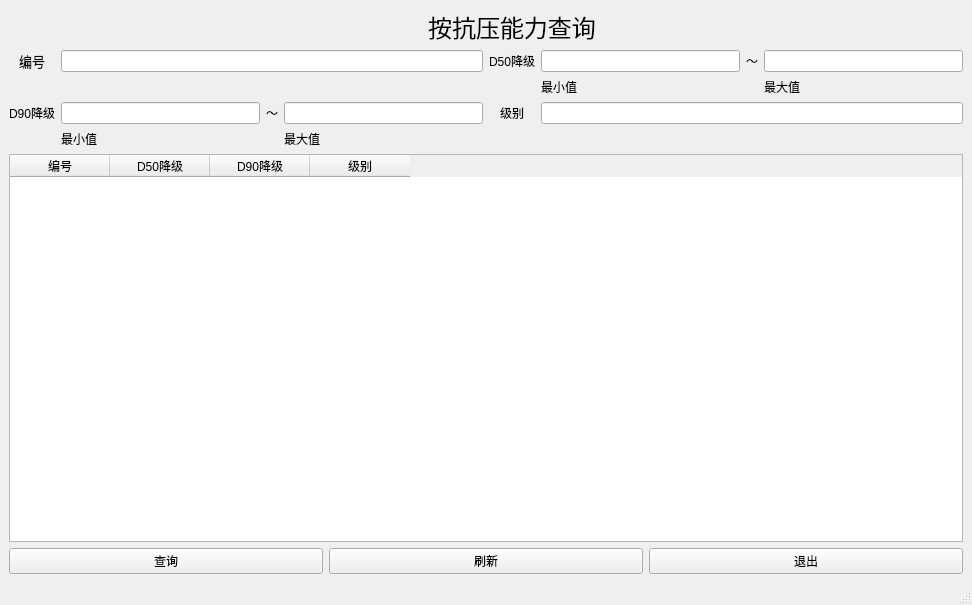
<?xml version="1.0" encoding="UTF-8"?>
<ui version="4.0">
 <class>MainWindow</class>
 <widget class="QMainWindow" name="MainWindow">
  <property name="geometry">
   <rect>
    <x>0</x>
    <y>0</y>
    <width>972</width>
    <height>605</height>
   </rect>
  </property>
  <property name="windowTitle">
   <string>MainWindow</string>
  </property>
  <widget class="QWidget" name="centralwidget">
   <layout class="QGridLayout" name="gridLayout_2">
    <item row="0" column="0">
     <layout class="QGridLayout" name="gridLayout">
      <item row="0" column="3" colspan="3">
       <widget class="QLabel" name="label">
        <property name="text">
         <string>&lt;html&gt;&lt;head/&gt;&lt;body&gt;&lt;p align=&quot;center&quot;&gt;&lt;span style=&quot; font-size:18pt;&quot;&gt;按抗压能力查询&lt;/span&gt;&lt;/p&gt;&lt;/body&gt;&lt;/html&gt;</string>
        </property>
       </widget>
      </item>
      <item row="1" column="0">
       <widget class="QLabel" name="label_2">
        <property name="text">
         <string>&lt;html&gt;&lt;head/&gt;&lt;body&gt;&lt;p align=&quot;center&quot;&gt;&lt;span style=&quot; font-size:10pt;&quot;&gt;编号&lt;/span&gt;&lt;/p&gt;&lt;/body&gt;&lt;/html&gt;</string>
        </property>
       </widget>
      </item>
      <item row="1" column="1" colspan="3">
       <widget class="QLineEdit" name="inbh"/>
      </item>
      <item row="1" column="4">
       <widget class="QLabel" name="label_4">
        <property name="text">
         <string>&lt;html&gt;&lt;head/&gt;&lt;body&gt;&lt;p align=&quot;center&quot;&gt;D50降级&lt;/p&gt;&lt;/body&gt;&lt;/html&gt;</string>
        </property>
       </widget>
      </item>
      <item row="1" column="5">
       <widget class="QLineEdit" name="in50min"/>
      </item>
      <item row="1" column="6">
       <widget class="QLabel" name="label_8">
        <property name="text">
         <string>&lt;html&gt;&lt;head/&gt;&lt;body&gt;&lt;p align=&quot;center&quot;&gt;～&lt;/p&gt;&lt;/body&gt;&lt;/html&gt;</string>
        </property>
       </widget>
      </item>
      <item row="1" column="7">
       <widget class="QLineEdit" name="in50max"/>
      </item>
      <item row="2" column="5">
       <widget class="QLabel" name="label_9">
        <property name="text">
         <string>最小值</string>
        </property>
       </widget>
      </item>
      <item row="2" column="7">
       <widget class="QLabel" name="label_10">
        <property name="text">
         <string>最大值</string>
        </property>
       </widget>
      </item>
      <item row="3" column="0">
       <widget class="QLabel" name="label_6">
        <property name="text">
         <string>&lt;html&gt;&lt;head/&gt;&lt;body&gt;&lt;p align=&quot;center&quot;&gt;D90降级&lt;/p&gt;&lt;/body&gt;&lt;/html&gt;</string>
        </property>
       </widget>
      </item>
      <item row="3" column="1">
       <widget class="QLineEdit" name="in90min"/>
      </item>
      <item row="3" column="2">
       <widget class="QLabel" name="label_16">
        <property name="text">
         <string>～</string>
        </property>
       </widget>
      </item>
      <item row="3" column="3">
       <widget class="QLineEdit" name="in90max"/>
      </item>
      <item row="3" column="4">
       <widget class="QLabel" name="label_3">
        <property name="text">
         <string>&lt;html&gt;&lt;head/&gt;&lt;body&gt;&lt;p align=&quot;center&quot;&gt;级别&lt;/p&gt;&lt;/body&gt;&lt;/html&gt;</string>
        </property>
       </widget>
      </item>
      <item row="3" column="5" colspan="3">
       <widget class="QLineEdit" name="injb"/>
      </item>
      <item row="4" column="1">
       <widget class="QLabel" name="label_14">
        <property name="text">
         <string>最小值</string>
        </property>
       </widget>
      </item>
      <item row="4" column="3">
       <widget class="QLabel" name="label_15">
        <property name="text">
         <string>最大值</string>
        </property>
       </widget>
      </item>
      <item row="5" column="0" colspan="8">
       <widget class="QTableWidget" name="tableWidget">
        <column>
         <property name="text">
          <string>编号</string>
         </property>
        </column>
        <column>
         <property name="text">
          <string>D50降级</string>
         </property>
        </column>
        <column>
         <property name="text">
          <string>D90降级</string>
         </property>
        </column>
        <column>
         <property name="text">
          <string>级别</string>
         </property>
        </column>
       </widget>
      </item>
     </layout>
    </item>
    <item row="1" column="0">
     <layout class="QHBoxLayout" name="horizontalLayout">
      <item>
       <widget class="QPushButton" name="pushButton_go">
        <property name="maximumSize">
         <size>
          <width>645</width>
          <height>16777215</height>
         </size>
        </property>
        <property name="text">
         <string>查询</string>
        </property>
       </widget>
      </item>
      <item>
       <widget class="QPushButton" name="pushButton_new">
        <property name="text">
         <string>刷新</string>
        </property>
       </widget>
      </item>
      <item>
       <widget class="QPushButton" name="pushButton_exit">
        <property name="maximumSize">
         <size>
          <width>645</width>
          <height>16777215</height>
         </size>
        </property>
        <property name="text">
         <string>退出</string>
        </property>
       </widget>
      </item>
     </layout>
    </item>
   </layout>
  </widget>
  <widget class="QMenuBar" name="menubar">
   <property name="geometry">
    <rect>
     <x>0</x>
     <y>0</y>
     <width>972</width>
     <height>34</height>
    </rect>
   </property>
  </widget>
  <widget class="QStatusBar" name="statusbar"/>
 </widget>
 <resources/>
 <connections/>
</ui>
